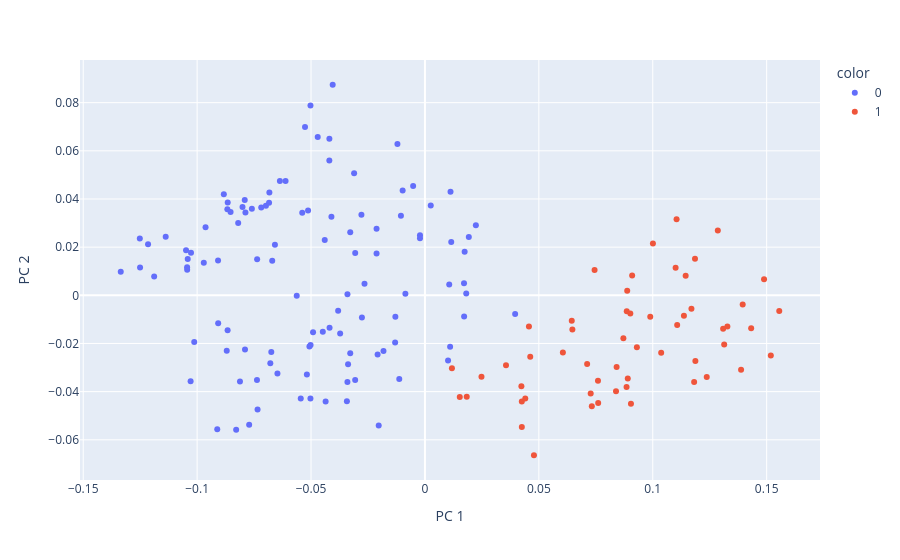

The code cell stored with this chart in its notebook:
### Code cell
# Visualiser les classes sans les anomalies
fig = px.scatter(df_pca_sans_anomalies, x='PC 1', y='PC 2', color=partition_sans_anomalies.astype(str))
fig.show()
